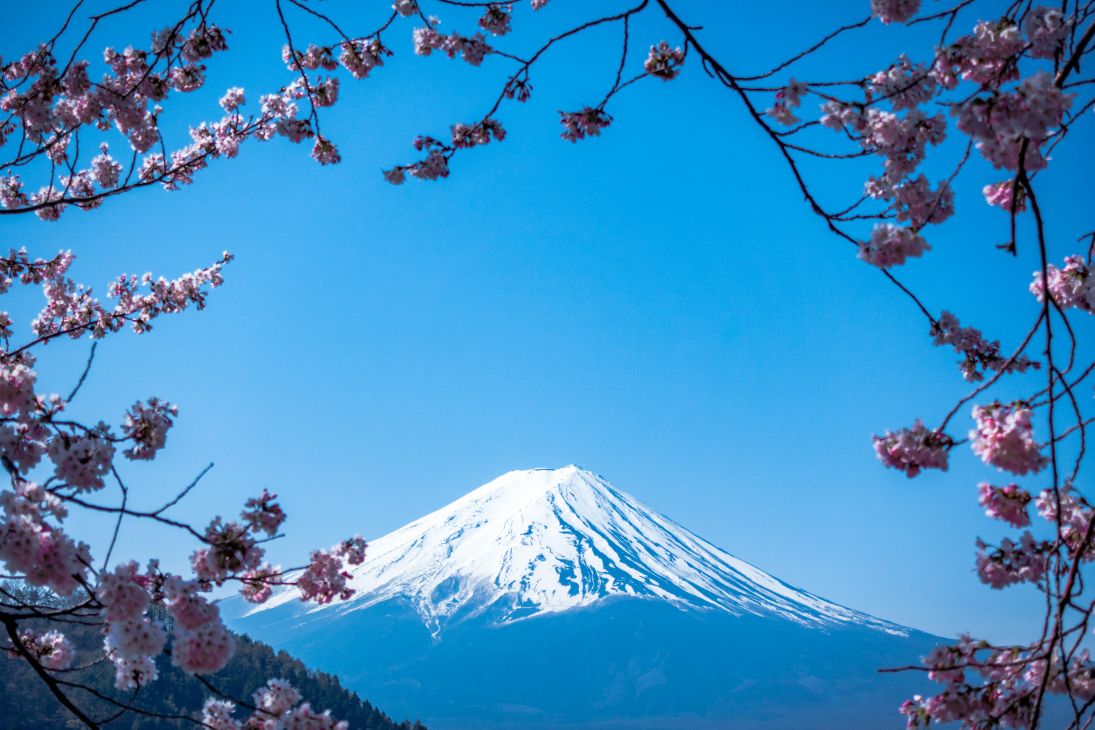
#> input picture tests/fixtures/img01.jpg, 5472 x 3648 px (shown at 1/5 size)
$ python export_dummy_top3.py --image ../../tests/fixtures/img01.jpg
#> lines starting #> are read from the running program, lines starting #| are printed output that depends on the picture; after the words box and inside, x2 and y2 are one past the last pixel; in counts of white or black regions, pixels touching at a corner belong together
### phash_masked_sis/phash_core.py
from __future__ import annotations

from dataclasses import dataclass
from typing import Tuple

import numpy as np
from PIL import Image

# シンプルな DCT/IDCT のためのキャッシュ
_DCT_CACHE: dict[int, Tuple[np.ndarray, np.ndarray]] = {}


def _get_dct_mats(n: int) -> Tuple[np.ndarray, np.ndarray]:
    """
    サイズ n の 1D 正規直交 DCT-II 変換行列とその転置（逆行列）をキャッシュして返す。
    """
    if n in _DCT_CACHE:
        return _DCT_CACHE[n]

    k = np.arange(n)[:, None]
    x = np.arange(n)[None, :]
    scale = np.sqrt(2.0 / n) * np.ones_like(k, dtype=np.float64)
    scale[0] = np.sqrt(1.0 / n)
    dct_mat = scale * np.cos(np.pi * (2 * x + 1) * k / (2.0 * n))
    inv_mat = dct_mat.T  # 正規直交なので転置が逆行列
    _DCT_CACHE[n] = (dct_mat, inv_mat)
    return dct_mat, inv_mat


def dct2(a: np.ndarray) -> np.ndarray:
    """2D DCT（type-II 相当）: D * A * D^T"""
    assert a.shape[0] == a.shape[1], "Only square matrices are supported"
    n = a.shape[0]
    D, _ = _get_dct_mats(n)
    return D @ a @ D.T


def idct2(a: np.ndarray) -> np.ndarray:
    """2D 逆 DCT: D^{-1} * A * (D^{-1})^T"""
    assert a.shape[0] == a.shape[1], "Only square matrices are supported"
    n = a.shape[0]
    _, D_inv = _get_dct_mats(n)
    return D_inv @ a @ D_inv.T


@dataclass
class PHashConfig:
    """
    pHash の設定値。
    hash_size: 低周波ブロックの一辺（8 -> 64bit）
    highfreq_factor: DCT を計算する際の縮小サイズ係数 (8 * 4 = 32 など)
    """

    hash_size: int = 8
    highfreq_factor: int = 4
    resample: int = Image.LANCZOS


def _preprocess_image(img: Image.Image, cfg: PHashConfig) -> np.ndarray:
    """画像をグレースケール+リサイズして DCT 入力にする。"""
    size = cfg.hash_size * cfg.highfreq_factor
    img_gray = img.convert("L").resize((size, size), cfg.resample)
    return np.asarray(img_gray, dtype=np.float64)


def phash_core(img: Image.Image, cfg: PHashConfig = PHashConfig()) -> Tuple[np.ndarray, np.ndarray]:
    """
    pHash 計算のコア。DCT を取り、左上の低周波ブロックからビットを作る。
    戻り値: (bits, lowfreq) それぞれ (hash_size, hash_size) の配列。
    """
    arr = _preprocess_image(img, cfg)
    d = dct2(arr)
    lf = d[: cfg.hash_size, : cfg.hash_size]
    flat = lf.flatten()
    if flat.size <= 1:
        median_val = float(flat[0])
    else:
        median_val = float(np.median(flat[1:]))  # DC 成分を除外
    bits = (flat > median_val).astype(np.uint8).reshape(lf.shape)
    return bits, lf


def compute_phash(img: Image.Image, cfg: PHashConfig = PHashConfig()) -> np.ndarray:
    """画像から pHash（64bit 相当）を平坦な {0,1} 配列で返す。"""
    bits, _ = phash_core(img, cfg)
    return bits.flatten()

### phash_masked_sis/dummy_image.py
from __future__ import annotations

from typing import Optional

import numpy as np
from PIL import Image

from .phash_core import PHashConfig, dct2, idct2, phash_core


def _build_lowfreq_from_bits(bits: np.ndarray, base_alpha: float = 24.0, margin: float = 8.0) -> np.ndarray:
    """
    pHash のビットパターン bits に対応する低周波ブロックを作る。
    平均値が 0 付近になるよう、1→+A, 0→-B を割り当て、さらに margin で符号を強調する。
    """
    bits = bits.astype(np.uint8)
    n1 = int(bits.sum())
    n_total = bits.size
    n0 = n_total - n1

    if n1 == 0:
        lf = -np.ones_like(bits, dtype=np.float64) * (base_alpha + margin)
        return lf - lf.mean()
    if n0 == 0:
        lf = np.ones_like(bits, dtype=np.float64) * (base_alpha + margin)
        return lf - lf.mean()

    B = base_alpha
    A = base_alpha * (n0 / n1)  # mean(lf)=0 となるよう調整
    lf = np.where(bits == 1, A + margin, -(B + margin)).astype(np.float64)
    lf -= lf.mean()
    return lf


def _reinforce_margin(lf: np.ndarray, bits: np.ndarray, margin: float) -> np.ndarray:
    """ビット符号を保ったまま、閾値ずれを防ぐために最低振幅 margin を強制する。"""
    lf = lf - lf.mean()
    signed = np.where(bits == 1, 1.0, -1.0)
    lf = signed * np.maximum(np.abs(lf), margin)
    lf -= lf.mean()
    return lf


def make_phash_preserving_dummy(
    img: Image.Image,
    cfg: PHashConfig = PHashConfig(),
    base_alpha: float = 28.0,
    highfreq_scale: float = 12.0,
    margin: float = 10.0,
    reinforce_steps: int = 2,
    seed: Optional[int] = None,
    max_trials: int = 20,
    return_debug: bool = False,
) -> Image.Image | tuple[Image.Image, dict[str, object]]:
    """
    pHash は元画像と一致しつつ、人間にはノイズに見えるダミー画像を生成する。

    - 低周波 8x8 は pHash ビットパターンに対応する符号のみ持たせる
    - 高周波は疑似乱数ノイズで埋める
    - IDCT して 32x32 → 元サイズにアップサンプル
    """
    bits, _ = phash_core(img, cfg)
    orig_hash = bits.flatten()
    rng = np.random.default_rng(seed)

    best_img = None
    best_dist = 65  # larger than max possible
    best_debug: dict[str, object] | None = None

    for trial in range(max_trials):
        # 低周波ブロックを構築し、少しずつ強調してビット反転を防ぐ
        lf_dummy = _build_lowfreq_from_bits(bits, base_alpha=base_alpha, margin=margin)
        for _ in range(reinforce_steps):
            lf_dummy = _reinforce_margin(lf_dummy, bits, margin=margin)

        size = cfg.hash_size * cfg.highfreq_factor
        C = np.zeros((size, size), dtype=np.float64)
        C[: cfg.hash_size, : cfg.hash_size] = lf_dummy

        # 高周波ノイズ
        if size > cfg.hash_size:
            C[cfg.hash_size :, :] = rng.normal(0.0, highfreq_scale, size=(size - cfg.hash_size, size))
            C[:, cfg.hash_size :] = rng.normal(0.0, highfreq_scale, size=(size, size - cfg.hash_size))
            C[: cfg.hash_size, : cfg.hash_size] = lf_dummy

        spatial = idct2(C)
        spatial -= spatial.min()
        max_val = spatial.max()
        if max_val > 0:
            spatial = spatial / max_val * 255.0
        spatial = np.clip(spatial, 0, 255).astype(np.uint8)

        img_small = Image.fromarray(spatial, mode="L")
        img_out = img_small.resize(img.size, Image.BICUBIC)

        # pHash 距離を評価し、最良のものを採用
        from phash_masked_sis import compute_phash  # 遅延インポートで循環回避

        dist = int(np.count_nonzero(compute_phash(img_out, cfg) ^ orig_hash))
        if dist < best_dist:
            best_dist = dist
            best_img = img_out
            if return_debug:
                best_debug = {
                    "bits": bits.copy(),
                    "lf_final": lf_dummy.copy(),
                    "spatial_small": spatial.copy(),
                    "dist": dist,
                }
        if dist == 0:
            break

    if best_img is None:
        best_img = img_out
    if return_debug:
        return best_img, best_debug or {}
    return best_img

### experiments/scripts/export_dummy_top3.py
"""Export the top-3 panels (target bits / reinforced low-freq / 32x32 spatial) from the dummy generator."""
from __future__ import annotations

import argparse
from pathlib import Path
from typing import List, Tuple

import numpy as np
from PIL import Image, ImageDraw

# Allow running without installation
import sys

REPO_ROOT = Path(__file__).resolve().parents[2]
if str(REPO_ROOT) not in sys.path:
    sys.path.insert(0, str(REPO_ROOT))

from phash_masked_sis import PHashConfig, idct2  # noqa: E402
from phash_masked_sis.dummy_image import make_phash_preserving_dummy  # noqa: E402


def _to_img(arr, *, mode: str = "L", size: Tuple[int, int] = (128, 128)) -> Image.Image:
    """Convert numpy array to PIL.Image with nearest resizing."""
    return Image.fromarray(arr.astype("uint8"), mode=mode).resize(size, Image.NEAREST)


def export_top3(image_path: Path, output_path: Path, cfg: PHashConfig, seed: int) -> Path:
    """Generate and export target bits / reinforced low-freq / 32x32 spatial panels."""
    img = Image.open(image_path).convert("RGB")
    _, debug = make_phash_preserving_dummy(img, cfg=cfg, seed=seed, return_debug=True)

    panels: List[Tuple[str, Image.Image]] = []
    if debug:
        bits = debug.get("bits")
        if bits is not None:
            panels.append(("target bits", _to_img(bits * 255)))
        lf = debug.get("lf_final")
        if lf is not None:
            size = cfg.hash_size * cfg.highfreq_factor
            coeffs = np.zeros((size, size), dtype=np.float64)
            coeffs[: cfg.hash_size, : cfg.hash_size] = lf
            spatial = idct2(coeffs)
            spatial -= spatial.min()
            if spatial.max() > 0:
                spatial = spatial / spatial.max() * 255.0
            panels.append(("low-freq spatial", _to_img(spatial)))
        spatial = debug.get("spatial_small")
        if spatial is not None:
            panels.append(("32x32 spatial", _to_img(spatial)))

    if not panels:
        raise RuntimeError("Debug info is missing; cannot export panels.")

    pad = 10
    text_pad = 14
    width = sum(im.width for _, im in panels) + pad * (len(panels) + 1)
    height = max(im.height for _, im in panels) + pad * 2 + text_pad
    canvas = Image.new("RGB", (width, height), color=(255, 255, 255))
    draw = ImageDraw.Draw(canvas)

    x = pad
    y = pad
    for title, im in panels:
        canvas.paste(im.convert("RGB"), (x, y))
        draw.text((x, y + im.height + 2), title, fill=(0, 0, 0))
        x += im.width + pad

    output_path.parent.mkdir(parents=True, exist_ok=True)
    canvas.save(output_path)
    return output_path


def parse_args() -> argparse.Namespace:
    p = argparse.ArgumentParser(description="Export dummy k1 generation top-3 panels.")
    p.add_argument("--image", type=Path, required=True, help="Input image path.")
    p.add_argument("--output", type=Path, default=Path("output/phash_masked_sis_eval/pipeline_top3.png"))
    p.add_argument("--hash_size", type=int, default=8)
    p.add_argument("--highfreq_factor", type=int, default=4)
    p.add_argument("--seed", type=int, default=2025)
    return p.parse_args()


def main() -> None:
    args = parse_args()
    cfg = PHashConfig(hash_size=args.hash_size, highfreq_factor=args.highfreq_factor)
    out = export_top3(args.image, args.output, cfg=cfg, seed=args.seed)
#> in export_top3, img is the input picture: PIL image 5472x3648 RGB; mean R, G, B 61.9, 141.1, 194.5
#> in phash_core, `flat = lf.flatten()`: flat = 64 values, max 3951.7 at index 0, min -673.3 at index 16, mean 46.89
#> in phash_core, `median_val = float(np.median(flat[1:]))`: median_val = -5.14
#> in make_phash_preserving_dummy, `orig_hash = bits.flatten()`: orig_hash = 64 values, max 1 at index 0, min 0 at index 2, mean 0.5
#> the loop in make_phash_preserving_dummy, `for trial in range(max_trials):` made 1 pass
#> (n1 in _build_lowfreq_from_bits, n0 in _build_lowfreq_from_bits, A in _build_lowfreq_from_bits, max_val, dist, best_dist) on pass 1: (32, 32, 28, 100.2, 0, 0)
#> pass 1, in make_phash_preserving_dummy, `spatial -= spatial.min()`:
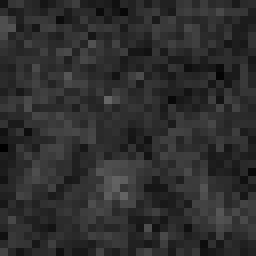
#> spatial: shape (32, 32) float64 (shown 8 times larger); min 0, max 100.2, mean 46.3
#> after the loop in make_phash_preserving_dummy, `for trial in range(max_trials):`:
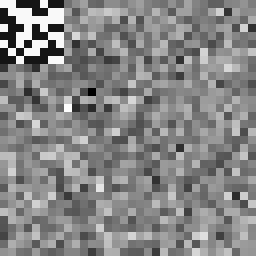
#> C: shape (32, 32) float64 (shown 8 times larger); min -45.3, max 40, mean -0.6; drawn with min black and max white
#> after the loop in make_phash_preserving_dummy, `for trial in range(max_trials):`:
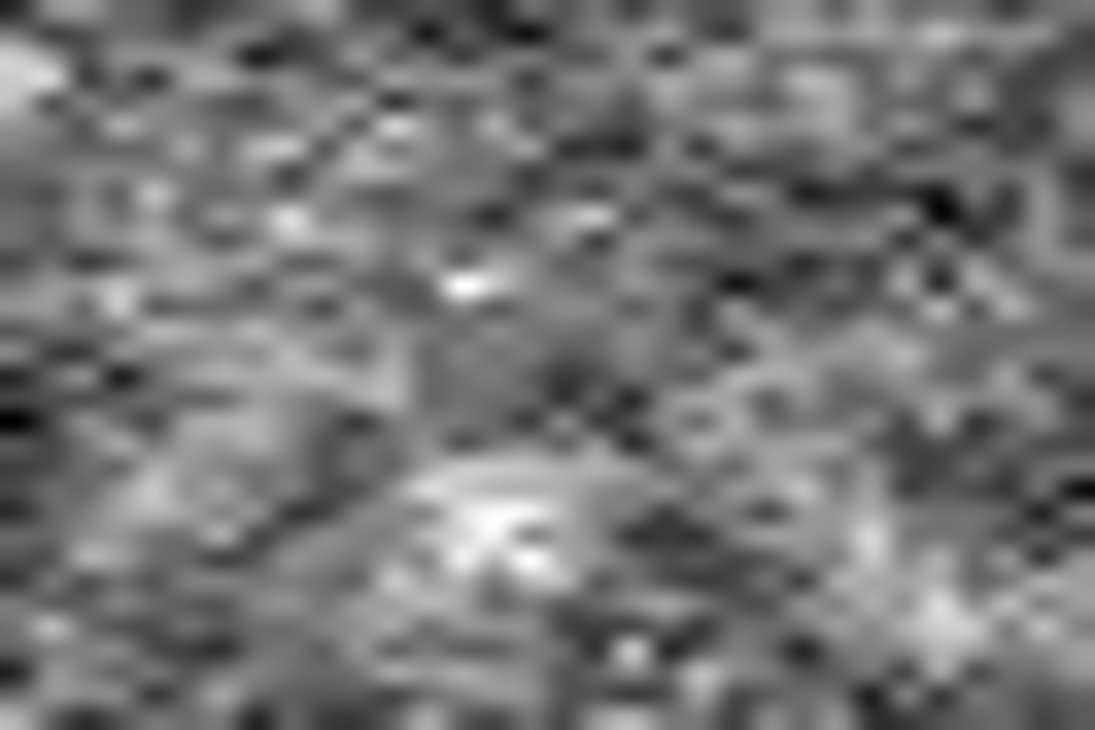
#> best_img: PIL image 5472x3648 L (shown at 1/5 size); min 0, max 255, mean 117.2
#> after the loop in make_phash_preserving_dummy, `for trial in range(max_trials):`: best_debug = 4 items; best_dist = 0
#> in export_top3, `_, debug = make_phash_preserving_dummy(img, cfg=cfg, seed=seed, return..`: debug = 4 items
#> in _to_img, `return Image.fromarray(arr.astype("uint8"), mode=mode).resize(size, Im..`:
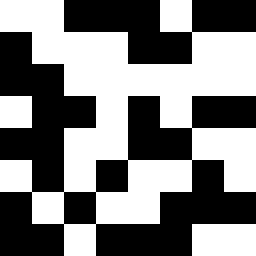
#> returned value: PIL image 128x128 L (shown 2 times larger); 50% white; 3 white regions, box (x1, y1, x2, y2) and area: (0, 0, 128, 128) 7424, (96, 112, 128, 128) 512, (0, 48, 16, 64) 256
#> in export_top3, `coeffs[: cfg.hash_size, : cfg.hash_size] = lf`:
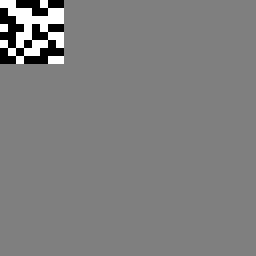
#> coeffs: shape (32, 32) float64 (shown 8 times larger); min -38, max 38, mean 0; drawn with min black and max white
#> in idct2 (call 2), `return D_inv @ a @ D_inv.T`:
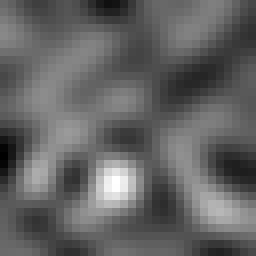
#> returned value: shape (32, 32) float64 (shown 8 times larger); min -25.89, max 43.49, mean 1.2; drawn with min black and max white
#> in export_top3, `width = sum(im.width for _, im in panels) + pad * (len(panels) + 1)`: width = 424
#> in export_top3, `height = max(im.height for _, im in panels) + pad * 2 + text_pad`: height = 162
#> in export_top3, `canvas = Image.new("RGB", (width, height), color=(255, 255, 255))`: canvas: PIL image 424x162 RGB; every value is 255
#> the loop in export_top3, `for title, im in panels:` made 3 passes
#> (title, x) on passes 1 to 3: ('target bits', 148), ('low-freq spatial', 286), ('32x32 spatial', 424)
#> after the loop in export_top3, `for title, im in panels:`:
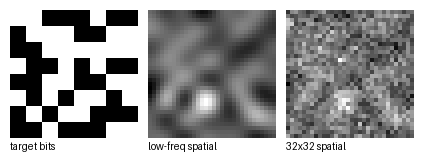
#> canvas: PIL image 424x162 RGB; min 0, max 255, mean 153
#> after the loop in export_top3, `for title, im in panels:`: x = 424
    print(f"saved: {out}")


if __name__ == "__main__":
    main()

$ run again, on tests/fixtures/tianshu-liu-SBK40fdKbAg-unsplash.jpg
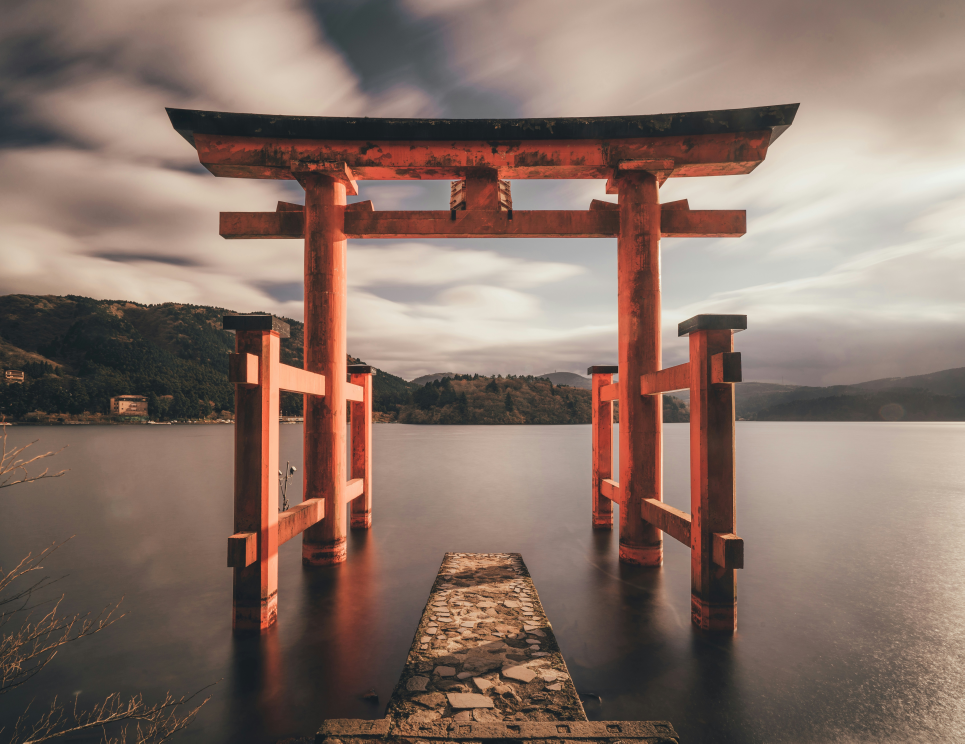
#> input picture tests/fixtures/tianshu-liu-SBK40fdKbAg-unsplash.jpg, 6749 x 5203 px (shown at 1/7 size)
#> in export_top3, img is the input picture: PIL image 6749x5203 RGB; mean R, G, B 135.6, 114.6, 104.4
#> flat = 64 values, max 3830.9 at index 0, min -579.3 at index 1, mean 51.74
#> median_val = 2.64
#> orig_hash = 64 values, max 1 at index 0, min 0 at index 1, mean 0.5
#> the loop in make_phash_preserving_dummy, `for trial in range(max_trials):` made 1 pass
#> (n1 in _build_lowfreq_from_bits, n0 in _build_lowfreq_from_bits, A in _build_lowfreq_from_bits, max_val, dist, best_dist) on pass 1: (32, 32, 28, 104.3, 0, 0)
#> after the loop in make_phash_preserving_dummy, `for trial in range(max_trials):`:
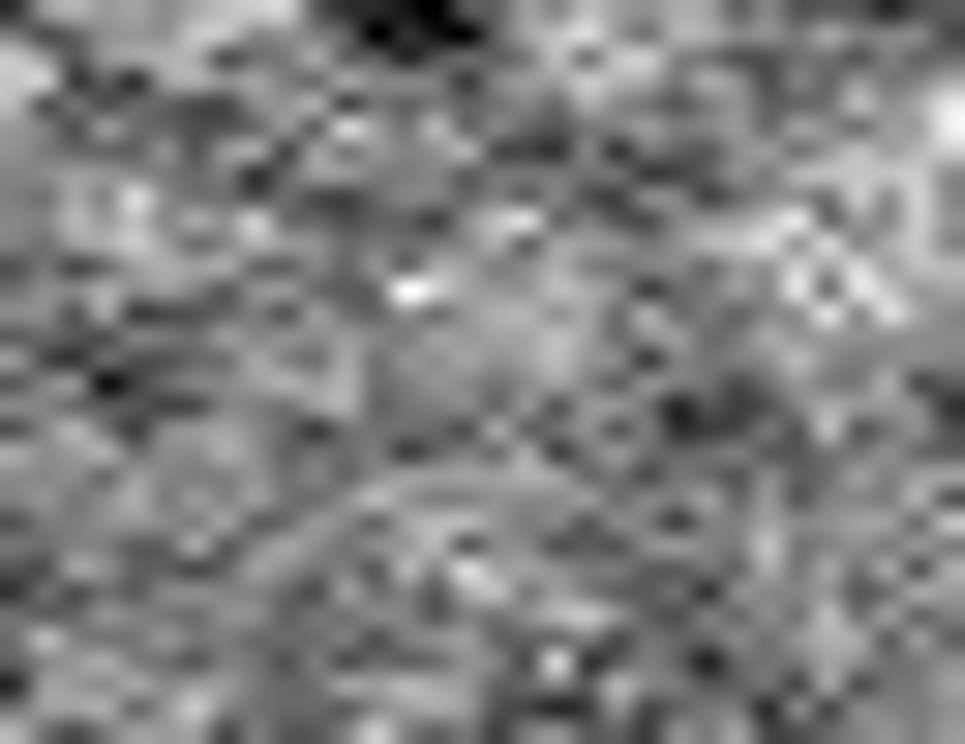
#> best_img: PIL image 6749x5203 L (shown at 1/7 size); min 0, max 255, mean 127.8
#> after the loop in make_phash_preserving_dummy, `for trial in range(max_trials):`: best_debug = 4 items; best_dist = 0
#> debug = 4 items
#> width = 424
#> height = 162
#> the loop in export_top3, `for title, im in panels:` made 3 passes
#> (title, x) on passes 1 to 3: ('target bits', 148), ('low-freq spatial', 286), ('32x32 spatial', 424)
#> after the loop in export_top3, `for title, im in panels:`:
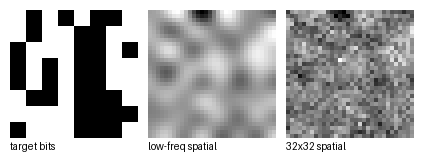
#> canvas: PIL image 424x162 RGB; min 0, max 255, mean 170.4
#> after the loop in export_top3, `for title, im in panels:`: x = 424
